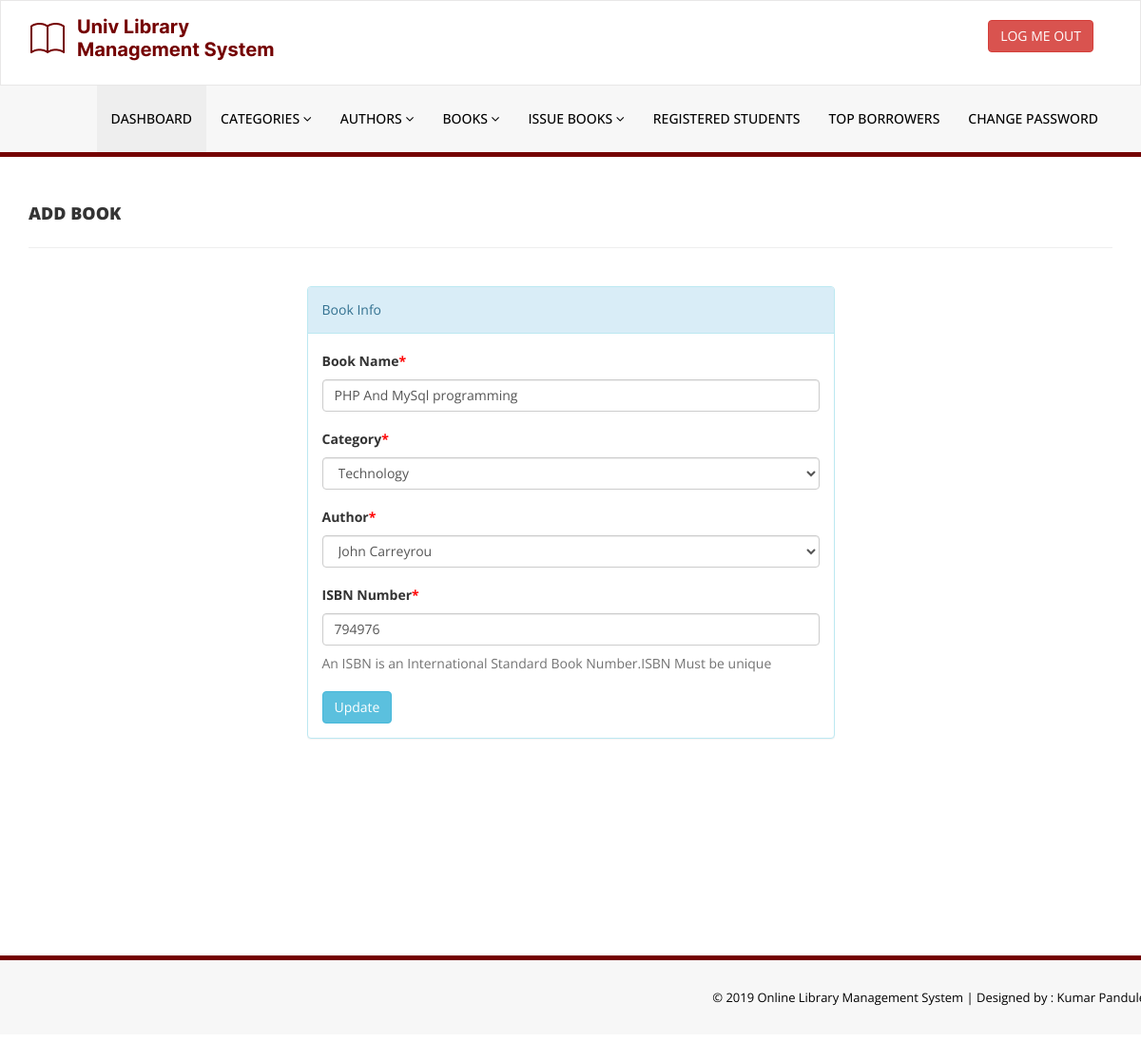
Screenshot of /library/admin/edit-book.php?bookid=1 (signed in) with the database file from the repository.
### tables this page shows
CREATE TABLE `tblbooks` (
  `id` int(11) NOT NULL,
  `BookName` varchar(255) DEFAULT NULL,
  `CatId` int(11) DEFAULT NULL,
  `AuthorId` int(11) DEFAULT NULL,
  `ISBNNumber` int(11) DEFAULT NULL,
  `BookPrice` int(11) DEFAULT NULL,
  `RegDate` timestamp NULL DEFAULT current_timestamp(),
  `UpdationDate` timestamp NULL DEFAULT NULL ON UPDATE current_timestamp()
);

CREATE TABLE `tblcategory` (
  `id` int(11) NOT NULL,
  `CategoryName` varchar(150) DEFAULT NULL,
  `Status` int(1) DEFAULT NULL,
  `CreationDate` timestamp NULL DEFAULT current_timestamp(),
  `UpdationDate` timestamp NULL DEFAULT '0000-00-00 00:00:00' ON UPDATE current_timestamp()
);

CREATE TABLE `tblauthors` (
  `id` int(11) NOT NULL,
  `AuthorName` varchar(159) DEFAULT NULL,
  `creationDate` timestamp NULL DEFAULT current_timestamp(),
  `UpdationDate` timestamp NULL DEFAULT NULL ON UPDATE current_timestamp()
);

### library/admin/edit-book.php (the view, shortened to what this page needs)
<?php
include('includes/config.php');
if (strlen($_SESSION['alogin']) == 0) {
    header('location:index.php');
} else {
?>
    <!DOCTYPE html>
    <html xmlns="http://www.w3.org/1999/xhtml">
    <head>
        <link href="assets/css/bootstrap.css" rel="stylesheet" />
        <link href="assets/css/font-awesome.css" rel="stylesheet" />
        <link href="assets/css/style.css" rel="stylesheet" />
    </head>
    <body>
        <?php include('includes/header.php'); ?>
        <div class="content-wrapper">
            <div class=" content-wrapper">
                <div class="container">
                    <div class="row pad-botm">
                        <div class="col-md-12">
                            <h4 class="header-line">Add Book</h4>
                        </div>
                    </div>
                    <div class="row">
                        <div class="col-md-6 col-sm-6 col-xs-12 col-md-offset-3"">
<div class=" panel panel-info">
                            <div class="panel-heading">
                                Book Info
                            </div>
                            <div class="panel-body">
                                <form role="form" method="post">
                                    <?php
                                    $bookid = intval($_GET['bookid']);
                                    $sql = "SELECT tblbooks.BookName,tblcategory.CategoryName,tblcategory.id as cid,tblauthors.AuthorName,tblauthors.id as athrid,tblbooks.ISBNNumber,tblbooks.BookPrice,tblbooks.id as bookid from  tblbooks join tblcategory on tblcategory.id=tblbooks.CatId join tblauthors on tblauthors.id=tblbooks.AuthorId where tblbooks.id=:bookid";
                                    $query = $dbh->prepare($sql);
                                    $query->bindParam(':bookid', $bookid, PDO::PARAM_STR);
                                    $query->execute();
                                    $results = $query->fetchAll(PDO::FETCH_OBJ);
                                    if ($query->rowCount() > 0) {
                                        foreach ($results as $result) {               ?>
                                            <div class="form-group">
                                                <label>Book Name<span style="color:red;">*</span></label>
                                                <input class="form-control" type="text" name="bookname" value="<?php echo htmlentities($result->BookName); ?>" required />
                                            </div>
                                            <div class="form-group">
                                                <label> Category<span style="color:red;">*</span></label>
                                                <select class="form-control" name="category" required="required">
                                                    <option value="<?php echo htmlentities($result->cid); ?>"> <?php echo htmlentities($catname = $result->CategoryName); ?></option>
                                                </select>
                                            </div>
                                            <div class="form-group">
                                                <label> Author<span style="color:red;">*</span></label>
                                                <select class="form-control" name="author" required="required">
                                                    <option value="<?php echo htmlentities($result->athrid); ?>"> <?php echo htmlentities($athrname = $result->AuthorName); ?></option>
                                                </select>
                                            </div>
                                            <div class="form-group">
                                                <label>ISBN Number<span style="color:red;">*</span></label>
                                                <input class="form-control" type="text" name="isbn" value="<?php echo htmlentities($result->ISBNNumber); ?>" required="required" />
                                                <p class="help-block">An ISBN is an International Standard Book Number.ISBN Must be unique</p>
                                            </div>
                                    <?php }
                                    } ?>
                                    <button type="submit" name="update" class="btn btn-info">Update </button>
                                </form>
                            </div>
                        </div>
                    </div>
                </div>
            </div>
        </div>
        <?php include('includes/footer.php'); ?>
    </body>
    </html>
<?php } ?>

### library/admin/assets/css/style.css (style rules this page uses)
body { font-family: 'Open Sans', sans-serif; line-height:28px; }
.content-wrapper { margin-top: 40px; min-height:800px; padding-bottom:90px; }
.header-line { font-weight:900; padding-bottom:25px; border-bottom:1px solid #eeeeee; text-transform:uppercase; }
.pad-botm { padding-bottom:30px; }

### rows the page displays
tblbooks: bookname "PHP And MySql programming", category "Technology", author "John Carreyrou", isbn "794976"
